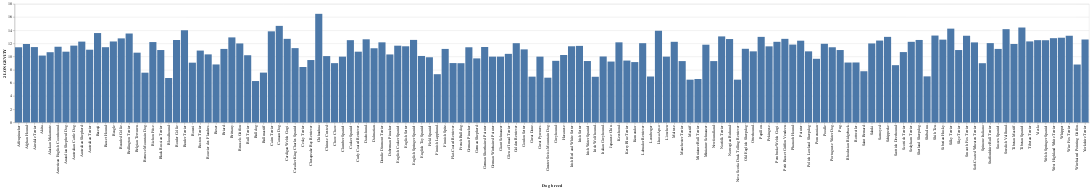

Write notebook code for a chart like this one.
### Markdown cell above
como se puede observar la distrbucion de longevidad entre razas es mas o menos uniforme, excepto por el black russian Terrier, es un poco raro este registro ya que en otros datasets el promedio de vida de esta raza esta entre los 10 - 11 años.

### Code cell
alt.Chart(dogs_data).mark_bar().encode(
    y="2 LONGEVITY",
    x= "Dog breed"
)

### Figure 1 — Vega-Lite specification as saved in the notebook (floating-point values rounded to 4 significant figures; data arrays with more than 128 entries replaced by an {"elided": "..."} marker saying what was removed)
{"config": {"view": {"continuousWidth": 400, "continuousHeight": 300}}, "data": {"name": "data-e14779d94b77df3ee4b2d503e2f4dbec"}, "mark": "bar", "encoding": {"x": {"field": "Dog breed", "type": "nominal"}, "y": {"field": "2 LONGEVITY", "type": "quantitative"}}, "$schema": "https://vega.github.io/schema/vega-lite/v4.17.0.json", "datasets": {"data-e14779d94b77df3ee4b2d503e2f4dbec": {"elided": "174 records"}}}
